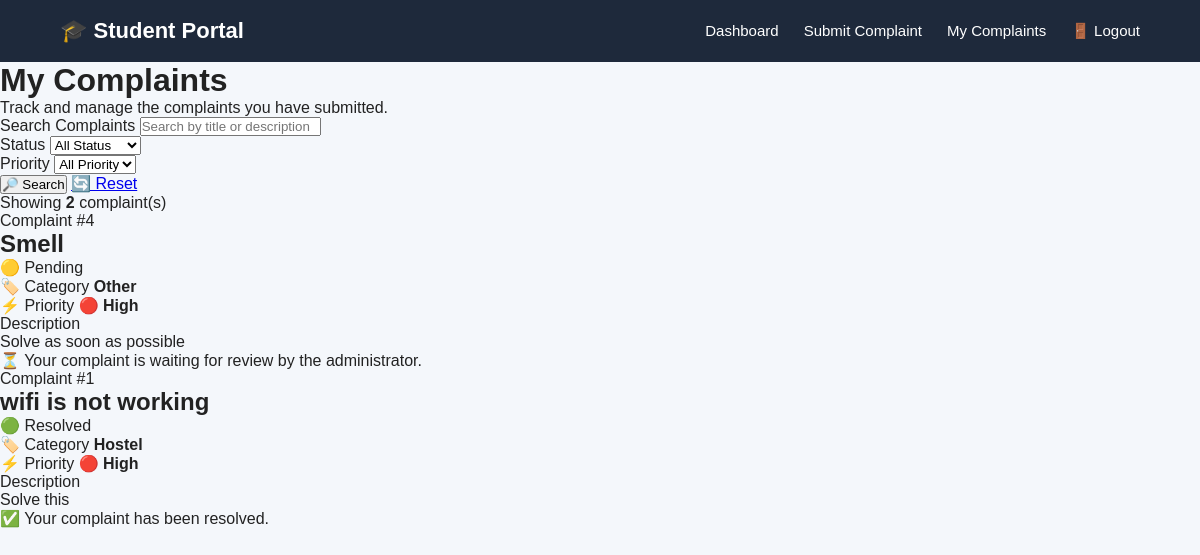
The page /my-complaints (signed in) on the database its author committed.
### tables this page shows
CREATE TABLE complaints (
            id INTEGER PRIMARY KEY AUTOINCREMENT,
            user_id INTEGER NOT NULL,
            title TEXT NOT NULL,
            category TEXT NOT NULL,
            priority TEXT NOT NULL,
            description TEXT NOT NULL,
            status TEXT DEFAULT 'Pending',
            created_at TIMESTAMP DEFAULT CURRENT_TIMESTAMP,
            FOREIGN KEY (user_id) REFERENCES users(id)
        );

### app.py (the view, shortened to what this page needs)
@app.route("/my-complaints")
def my_complaints():
    if "user_id" not in session:
        return redirect("/login")
    search = request.args.get("search", "").strip()
    status = request.args.get("status", "").strip()
    priority = request.args.get("priority", "").strip()
    connection = get_database_connection()
    query = """
        SELECT *
        FROM complaints
        WHERE user_id = ?
    """
    parameters = [session["user_id"]]
    if status:
        query += """
            AND status = ?
        """
        parameters.append(status)
    if priority:
        query += """
            AND priority = ?
        """
        parameters.append(priority)
    query += """
        ORDER BY id DESC
    """
    complaints = connection.execute(
        query,
        parameters
    ).fetchall()
    connection.close()
    return render_template(
        "my_complaints.html",
        complaints=complaints,
        search=search,
        status=status,
        priority=priority
    )

### app.py (called while the page is built)
def get_database_connection():
    connection = sqlite3.connect("database.db")
    connection.row_factory = sqlite3.Row
    return connection

@app.after_request
def add_no_cache(response):
    response.headers["Cache-Control"] = (
        "no-store, no-cache, must-revalidate, max-age=0"
    )
    response.headers["Pragma"] = "no-cache"
    response.headers["Expires"] = "0"
    return response

### templates/my_complaints.html (shortened to what this page needs)
<!DOCTYPE html>
<html lang="en">
<head>
    <link rel="stylesheet"
          href="{{ url_for('static', filename='style.css') }}">
</head>
<body>
    <nav class="navbar">
        <div class="logo">
            🎓 Student Portal
        </div>
        <div class="nav-links">
            <a href="/dashboard">
                Dashboard
            </a>
            <a href="/submit-complaint">
                Submit Complaint
            </a>
            <a href="/my-complaints"
               class="active">
                My Complaints
            </a>
            <a href="/logout"
               class="logout-btn">
                🚪 Logout
            </a>
        </div>
    </nav>
    <main class="dashboard-container">
        <div class="dashboard-header">
            <h1>
                My Complaints
            </h1>
            <p>
                Track and manage the complaints you have submitted.
            </p>
        </div>
        <div class="student-filter-card">
            <form method="GET"
                  action="/my-complaints"
                  class="student-filter-form">
                <div class="student-filter-group">
                    <label>
                        Search Complaints
                    </label>
                    <input
                        type="text"
                        name="search"
                        value="{{ search }}"
                        placeholder="Search by title or description"
                    >
                </div>
                <div class="student-filter-group">
                    <label>
                        Status
                    </label>
                    <select name="status">
                        <option value="">
                            All Status
                        </option>
                    </select>
                </div>
                <div class="student-filter-group">
                    <label>
                        Priority
                    </label>
                    <select name="priority">
                        <option value="">
                            All Priority
                        </option>
                    </select>
                </div>
                <div class="student-filter-buttons">
                    <button type="submit"
                            class="student-search-btn">
                        🔎 Search
                    </button>
                    <a href="/my-complaints"
                       class="student-reset-btn">
                        🔄 Reset
                    </a>
                </div>
            </form>
        </div>
        <div class="student-result-info">
            Showing
            <strong>
                {{ complaints|length }}
            </strong>
            complaint(s)
        </div>
        {% if complaints %}
            {% for complaint in complaints %}
            <div class="student-complaint-card">
                <div class="student-complaint-top">
                    <div>
                        <span class="student-complaint-number">
                            Complaint #{{ complaint['id'] }}
                        </span>
                        <h2>
                            {{ complaint['title'] }}
                        </h2>
                    </div>
                    {% if complaint['status'] == 'Pending' %}
                    <span class="student-status-badge student-pending">
                        🟡 Pending
                    </span>
                    {% elif complaint['status'] == 'In Progress' %}
                    <span class="student-status-badge student-progress">
                        🔵 In Progress
                    </span>
                    {% elif complaint['status'] == 'Resolved' %}
                    <span class="student-status-badge student-resolved">
                        🟢 Resolved
                    </span>
                    {% else %}
                    <span class="student-status-badge">
                        {{ complaint['status'] }}
                    </span>
                    {% endif %}
                </div>
                <div class="student-complaint-details">
                    <div class="student-detail">
                        <span class="detail-label">
                            🏷️ Category
                        </span>
                        <strong>
                            {{ complaint['category'] }}
                        </strong>
                    </div>
                    <div class="student-detail">
                        <span class="detail-label">
                            ⚡ Priority
                        </span>
                        {% if complaint['priority'] == 'High' %}
                        <strong class="priority-high">
                            🔴 High
                        </strong>
                        {% elif complaint['priority'] == 'Medium' %}
                        <strong class="priority-medium">
                            🟠 Medium
                        </strong>
                        {% else %}
                        <strong class="priority-low">
                            🟢 Low
                        </strong>
                        {% endif %}
                    </div>
                </div>
                <div class="student-description">
                    <span>
                        Description
                    </span>
                    <p>
                        {{ complaint['description'] }}
                    </p>
                </div>
                <div class="student-status-message">
                    {% if complaint['status'] == 'Pending' %}
                    <span>
                        ⏳ Your complaint is waiting for review by the administrator.
                    </span>
                    {% elif complaint['status'] == 'In Progress' %}
                    <span>
                        🔧 Your complaint is currently being handled by the administrator.
                    </span>
                    {% elif complaint['status'] == 'Resolved' %}
                    <span>
                        ✅ Your complaint has been resolved.
                    </span>
                    {% endif %}
                </div>
            </div>
            {% endfor %}
        {% endif %}
    </main>
</body>
</html>

### static/style.css (style rules this page uses)
* { margin: 0; padding: 0; box-sizing: border-box; }
body { font-family: Arial, sans-serif; background: #f4f7fb; color: #222; }
.navbar { background: #1e293b; color: white; padding: 18px 60px; display: flex; justify-content: space-between; align-items: center; }
.logo { font-size: 22px; font-weight: bold; }
.nav-links { display: flex; gap: 25px; }
.nav-links a { color: white; text-decoration: none; font-size: 15px; }

### rows shown on the page
complaints: id "4", title "Smell", status "🟡 Pending", category "Other", priority "🔴 High", description "Solve as soon as possible", shows "⏳ Your complaint is waiting for review by the administrator."
complaints: id "1", title "wifi is not working", status "🟢 Resolved", category "Hostel", priority "🔴 High", description "Solve this"

### other values the page prints
{{ complaints|length }} "2"
